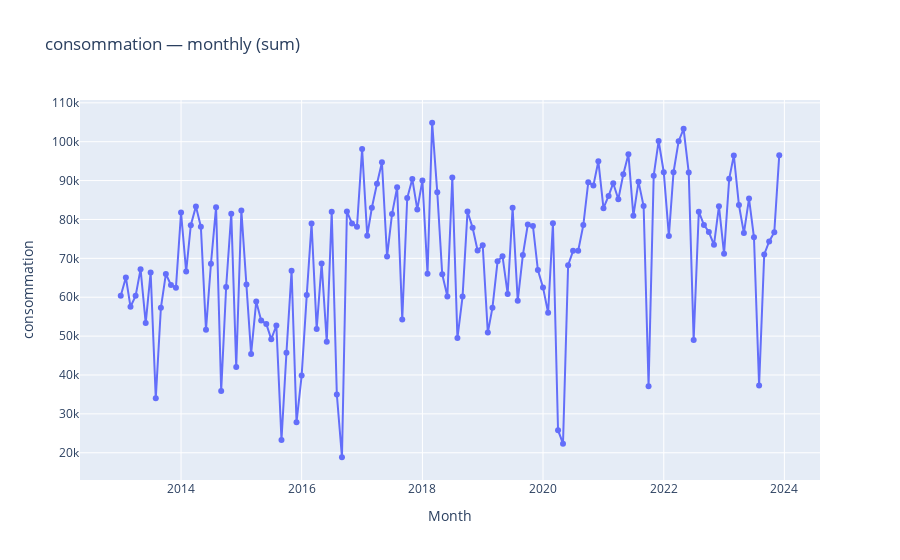

The notebook cell saved with this chart:
### Code cell
plot_time_evolution(df_activite, "annee", "mois", "consommation")

### Figure 1 — Plotly figure (JSON) as saved in the notebook; plotly's stock layout.template omitted (floating-point values rounded to 4 significant figures; data arrays with more than 128 entries replaced by an {"elided": "..."} marker saying what was removed)
{"data": [{"hovertemplate": "date=%{x}<br>consommation=%{y}<extra></extra>", "legendgroup": "", "line": {"color": "#636efa", "dash": "solid"}, "marker": {"symbol": "circle"}, "mode": "lines+markers", "name": "", "orientation": "v", "showlegend": false, "type": "scatter", "x": {"elided": "132 str values"}, "xaxis": "x", "y": {"elided": "132 float values"}, "yaxis": "y"}], "layout": {"legend": {"tracegroupgap": 0}, "title": {"text": "consommation — monthly (sum)"}, "xaxis": {"anchor": "y", "domain": [0, 1], "title": {"text": "Month"}}, "yaxis": {"anchor": "x", "domain": [0, 1], "title": {"text": "consommation"}}}}
